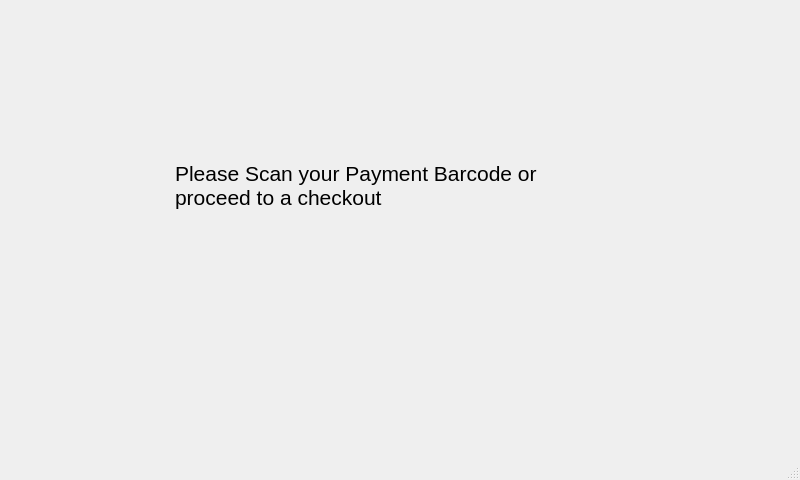
<?xml version="1.0" encoding="UTF-8"?>
<ui version="4.0">
 <class>MainWindow</class>
 <widget class="QMainWindow" name="MainWindow">
  <property name="geometry">
   <rect>
    <x>0</x>
    <y>0</y>
    <width>800</width>
    <height>480</height>
   </rect>
  </property>
  <property name="windowTitle">
   <string>MainWindow</string>
  </property>
  <widget class="QWidget" name="centralwidget">
   <widget class="QLabel" name="label">
    <property name="geometry">
     <rect>
      <x>175</x>
      <y>110</y>
      <width>450</width>
      <height>150</height>
     </rect>
    </property>
    <property name="font">
     <font>
      <pointsize>16</pointsize>
     </font>
    </property>
    <property name="text">
     <string>Please Scan your Payment Barcode or 
proceed to a checkout</string>
    </property>
   </widget>
  </widget>
  <widget class="QMenuBar" name="menubar">
   <property name="geometry">
    <rect>
     <x>0</x>
     <y>0</y>
     <width>800</width>
     <height>26</height>
    </rect>
   </property>
  </widget>
  <widget class="QStatusBar" name="statusbar"/>
 </widget>
 <resources/>
 <connections/>
</ui>
